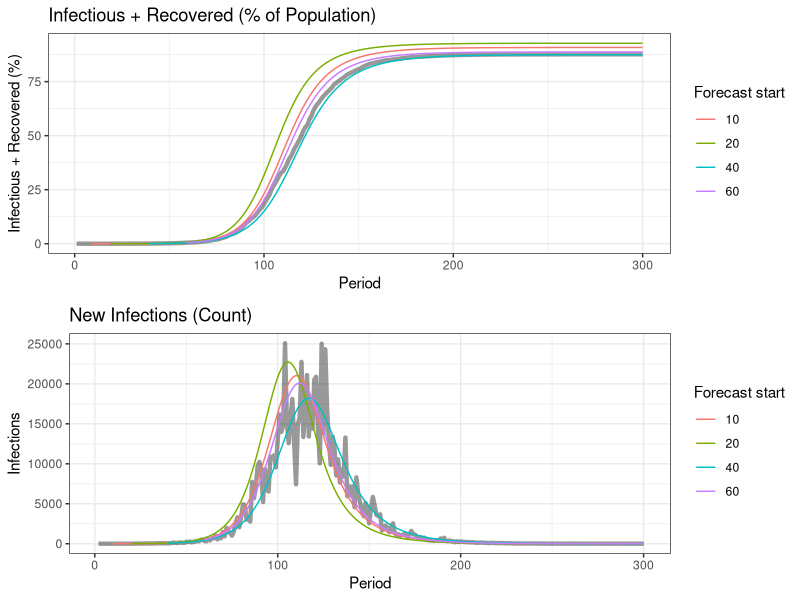

Here is the R script that generated this plot:
sir_model_forecast = function(i_0 = 10, r_0 = 0, pop = 1e7,
                              par_r0 = 2.5, par_gamma = 1/14,
                              N = 300, period_0 = 1,
                              sigma = 0.3) {
  period = period_0:N
  susceptible = infectious = recovered = infections = recoveries = rep(NA_real_, length(period))
  par_beta = par_r0 * par_gamma
  infectious[1] = i_0
  recovered[1] = r_0
  susceptible[1] = pop - i_0 - r_0
  
  for (t in 2:length(period)) {
    infections[t] = 
      susceptible[t-1] * infectious[t-1] / pop * par_beta * exp(rnorm(1, 0, sigma) - (sigma^2)/2)
    recoveries[t] = 
      infectious[t-1] * par_gamma * exp(rnorm(1, 0, sigma) - (sigma^2)/2)
    infectious[t] = infectious[t-1] + infections[t] - recoveries[t]
    susceptible[t] = susceptible[t-1] - infections[t]
    recovered[t] = recovered[t-1] + recoveries[t]
  }
  
  data.frame(period, susceptible, infectious, recovered, infections, recoveries)
}

sir_model_estimate = function(susceptible, infectious, recovered, infections, recoveries) {
  N = length(susceptible)
  pop = susceptible[1] + infectious[1] + recovered[1]
  
  beta_hat = sum(infections[-1]) / sum(susceptible[-N] * infectious[-N] / pop)
  gamma_hat = sum(recoveries[-1]) / sum(infectious[-N])
  
  list(beta_hat, gamma_hat)
}

set.seed(393)

N = 300
r0 = 2.5
gamma = 1/14
pop = 1e6
df_truth = sir_model_forecast(pop = pop, par_r0 = r0, par_gamma = gamma, N = N)

forecast_ls = list()
for (i in 10:N) {
  
  estimates =
    with(
      df_truth[1:(i-1),],
      sir_model_estimate(susceptible, infectious, recovered, infections, recoveries)
    )

  forecast = 
    with(
      df_truth[i-1,],
      sir_model_forecast(i_0 = infectious, r_0 = recovered, pop = pop,
                         par_r0 = estimates[[1]]/estimates[[2]], par_gamma = estimates[[2]],
                         N = N, period_0 = i-1, sigma = 0)
    )
  forecast$period_start = i
  forecast$r0_estimate = estimates[[1]]/estimates[[2]]
  forecast$gamma_estimate = estimates[[2]]
  
  forecast_ls[[length(forecast_ls) + 1]] = forecast
    
}

library(dplyr)
library(ggplot2)
library(gridExtra)

df_forecasts = bind_rows(forecast_ls)
df_truth$period_start = 0L

tmp = filter(df_forecasts, period_start %in% c(10, 20, 40, 60))

p1 = 
  ggplot(df_truth,
         aes(x=period, y=(infectious+recovered)/pop*100)) +
  geom_line(size=1.5, alpha=0.4) +
  geom_line(data=tmp, aes(col=factor(period_start))) +
  labs(col="Forecast start", x="Period", y="Infectious + Recovered (%)") +
  ggtitle("Infectious + Recovered (% of Population)") +
  theme_bw()

p2 = 
  ggplot(df_truth,
         aes(x=period, y=infections)) +
  geom_line(size=1.5, alpha=0.4) +
  geom_line(data=tmp, aes(col=factor(period_start))) +
  labs(col="Forecast start", x="Period", y="Infections") +
  ggtitle("New Infections (Count)") +
  theme_bw()
  
grid.arrange(p1, p2, ncol=1)
  

